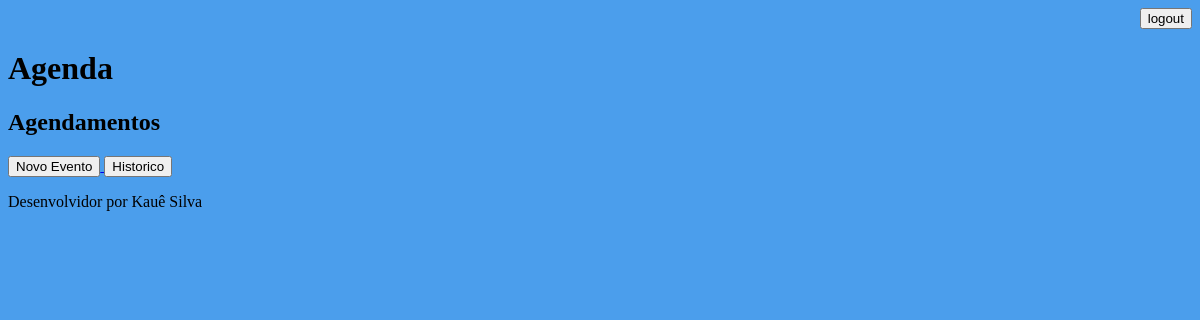
/agenda/ (signed in), run on an earlier commit of the app's database.
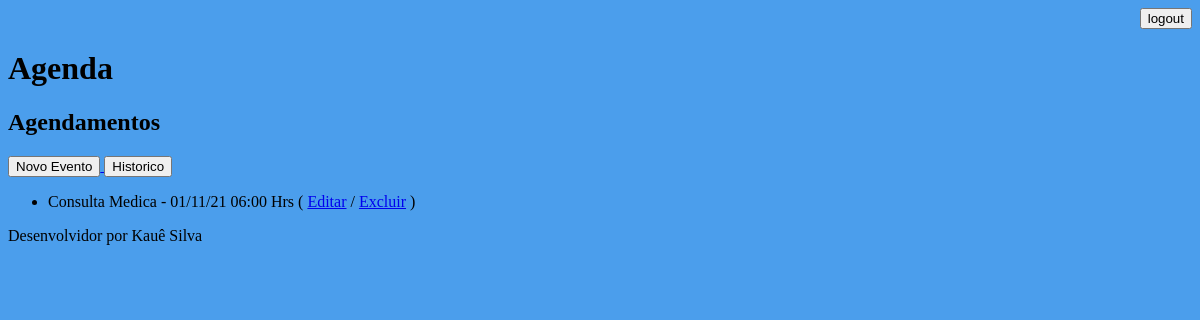
And on a later commit of the database.
### core/models.py (models this page shows, shortened)
class Evento(models.Model):
    titulo = models.CharField(max_length=100)
    descricao = models.TextField(blank=True, null=True)
    data_evento = models.DateTimeField(verbose_name='Data do Evento')
    data_criacao = models.DateTimeField(auto_now=True)
    local = models.CharField(max_length=30, blank=True, null=True)
    usuario = models.ForeignKey(User, on_delete=models.CASCADE)
    class Meta:
        db_table = 'evento'
    def get_data_evento(self):
        return self.data_evento.strftime('%d/%m/%y %H:%M Hrs')
    def get_evento_atrasado(self):
        if self.data_evento < datetime.now():
            return True
        else:
            return False
    def get_evento_prestes_inicio(self):
        if self.data_evento < datetime.now() + timedelta(hours=1):
            return True
        else:
            return False

### core/views.py (the view)
# urls.py: path('agenda/', views.lista_eventos),
@login_required(login_url='/login/')
def lista_eventos(request):
    data_atual = datetime.now() - timedelta(hours=1)
    usuario = request.user
    eventos = Evento.objects.filter(usuario=usuario, data_evento__gt=data_atual)
    dados = {'eventos':eventos}
    return render(request, 'agenda.html', dados)

### templates/agenda.html (shortened to what this page needs)
{% extends "model-page.html" %}
{% block content %}
    <h2>Agendamentos</h2>
    <a href="evento/">
        <button type="button">Novo Evento</button>
    </a>
    <a href="historico/">
        <button type="button">Historico</button>
    </a>
    <ul>
        {%for evento in eventos%}
        <div style=>
            <li>
                {{evento.titulo}} - {{evento.get_data_evento}}
                (
                    <a href="evento/?id={{ evento.id }}">Editar</a> /
                    <a href="evento/delete/{{ evento.id }}">Excluir</a>
                )
            </li>
        </div>
        {%endfor%}
    </ul>
{% endblock %}

What changed in the data, as far as the page shows it:
added Evento: titulo "Consulta Medica", get_data_evento "01/11/21 06:00 Hrs"
